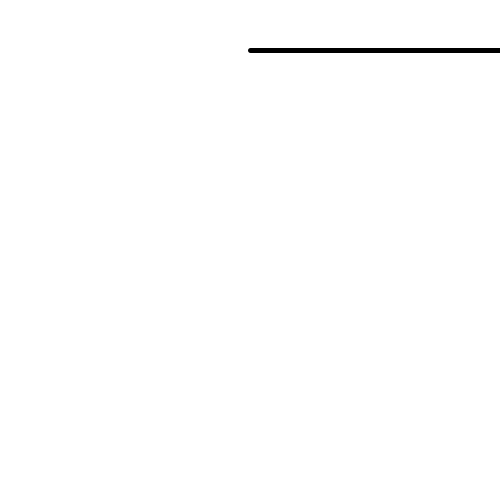
Frame 1 (no input)
Frame 60 (the mouse pressed at the canvas centre just before this capture): identical to frame 1, image omitted
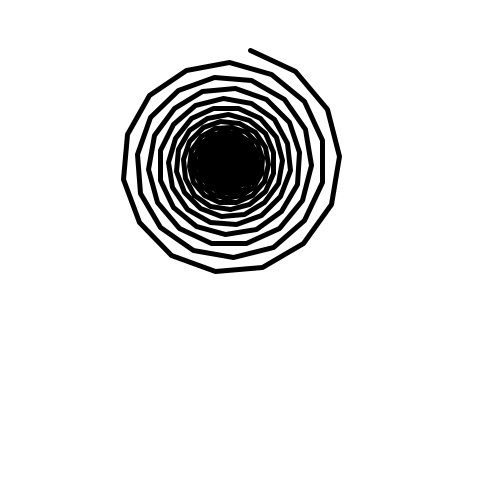
Frame 120 (the mouse held since frame 60 and released just before this capture)

The Processing sketch that drew these frames (run headless with seeded random() and noise(); from frame 60 on, the mouse is pressed at the canvas centre):

// Processing sketch: e02_lamaniec_losowy_vektor_v02
// ── e02_lamaniec_losowy_vektor_v02.pde
void setup() {
  size(500, 500);
  stroke(0);
  strokeWeight(5);
  frameRate(30);
}
void draw() {
  background(255);
  PVector poczatek = new PVector(width/2, height/10);
  PVector odcinek = new PVector(50, 0);
  beginShape();
  vertex(poczatek.x, poczatek.y);
  for (int n = 0; n<1000; n++) {
    float kat = radians(mouseX*0.1); //radians(random(-120,120));
    odcinek.rotate(kat);
    poczatek.add(odcinek);
    vertex(poczatek.x, poczatek.y);
    odcinek.div(1.01);
  }
  endShape();
}
